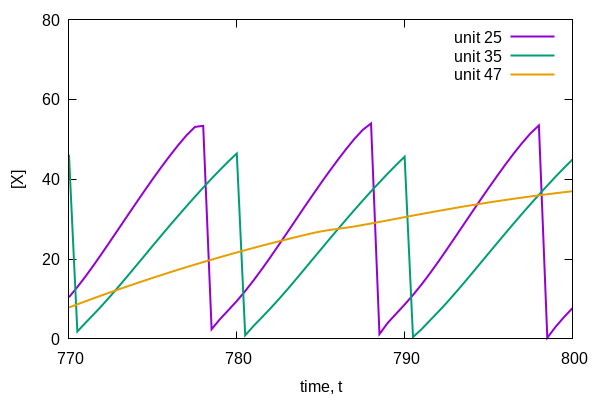

This chart was generated by the following gnuplot code:
#!/usr/bin/gnuplot -persist
# plot time course for units 25, 35 and 48 from time 720 to 800

set term pngcairo size 600,400
set output "ex3case2fig3.png"
set xrange[770:800]
set yrange[0:80]
set ylabel "[X]"
set xlabel "time, t"
set ytics (0,20,40,60,80)
set xtics (770,780,790,800)
plot 'ex3case2_data.tsv' u 1:26 lw 2 w lines t "unit 25", "" u 1:36 lw 2 w lines t "unit 35", "" u 1:48 lw 2 w lines t "unit 47"
set output
